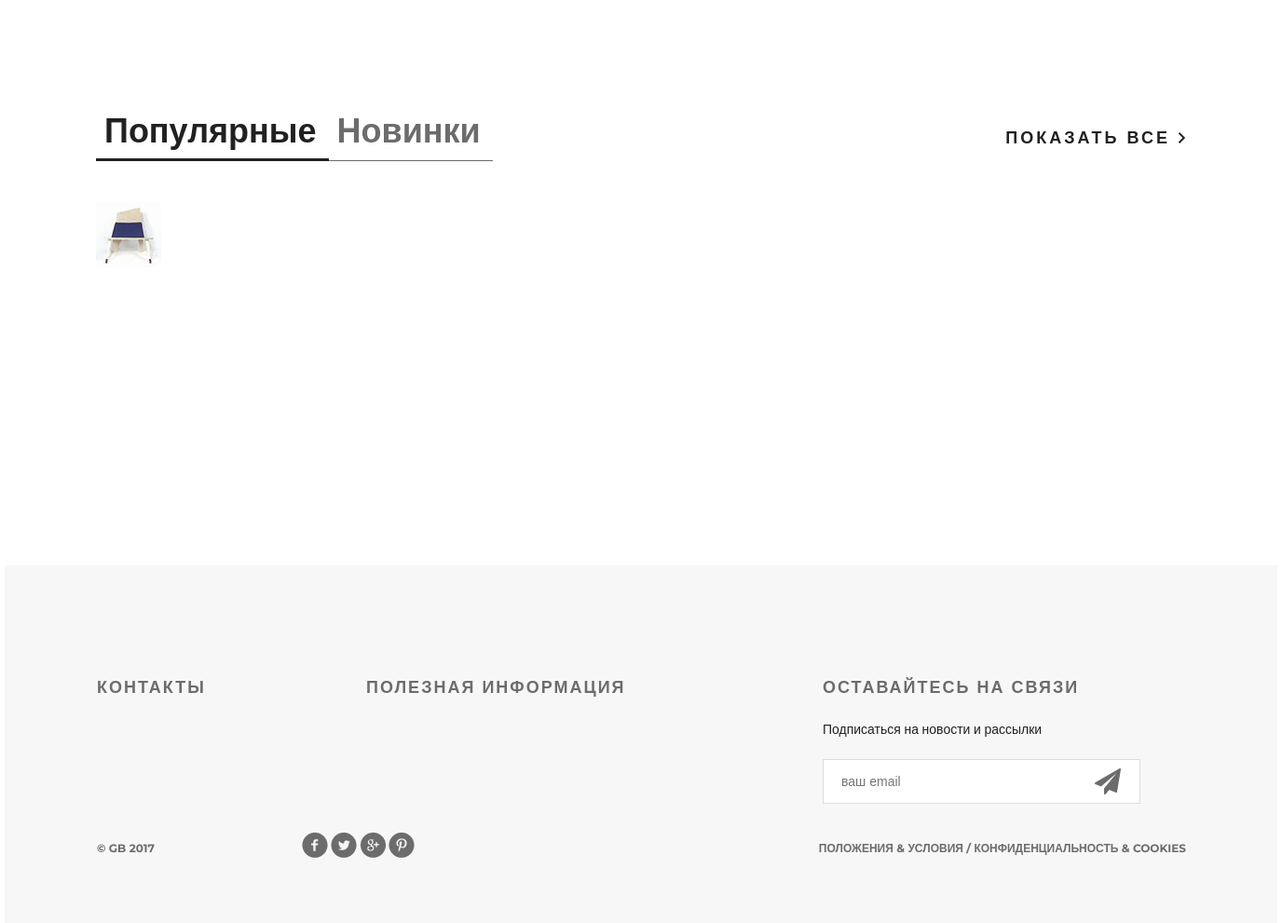
The app's page / (lower part), older data.
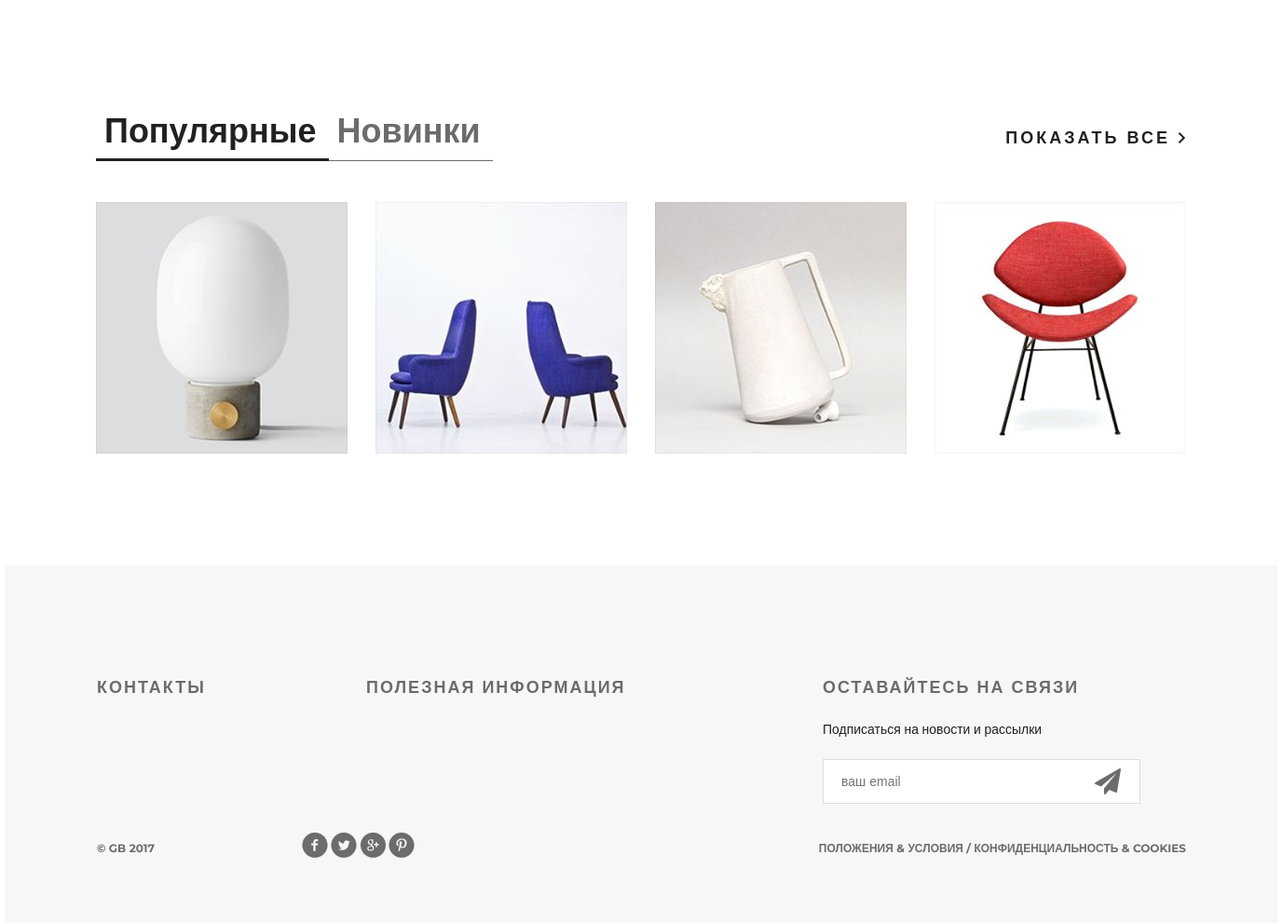
The same page, newer data.
### mainapp/models.py (models this page shows, shortened)
class Product(models.Model):
    category = models.ForeignKey(ProductCategory, on_delete=models.CASCADE)
    name = models.CharField(verbose_name="имя продукта", max_length=128)
    image = models.ImageField(upload_to="products_images", blank=True)
    short_desc = models.CharField(verbose_name="краткое описание продукта", max_length=60, blank=True)
    description = models.TextField(verbose_name="описание продукта", blank=True)
    price = models.DecimalField(verbose_name="цена продукта", max_digits=8, decimal_places=2, default=0)
    quantity = models.PositiveIntegerField(verbose_name="количество на складе", default=0)

### mainapp/views.py (the view)
# urls.py: path("", mainapp.main, name="main"),
def main(request):
    title = "главная"
    products = Product.objects.all()[:4]
    content = {"title": title, "products": products, "media_url": settings.MEDIA_URL}
    return render(request, "mainapp/index.html", content)

### mainapp/templates/mainapp/index.html (shortened to what this page needs)
{% extends 'mainapp/base.html' %}
{% load staticfiles %}
{% block content %}
<div class="featured">
    <div class="featured-menu">
        <a class="active" href="#">Популярные</a><a href="#">Новинки</a>
    </div>
    <a class="explore" href="#">показать все <img src="{% static 'img/arrow.png' %}" alt=""></a>
    <div class="clearfix">
    </div>
    <div class="tab-content">
        {% for product in products %}
        <div class="block">
            <a href="{{ product.image }}"><img src="{{ media_url }}{{ product.image }}" alt="{{ product.short_desc }}">
            </a>
        </div>
        {% endfor %}
    </div>
</div>
<div class="clr"></div>
{% endblock %}

Row changes from the older to the newer data that the page shows:
removed Product: image (picture)
added Product: image (picture)
added Product: image (picture)
added Product: image (picture)
added Product: image (picture)
